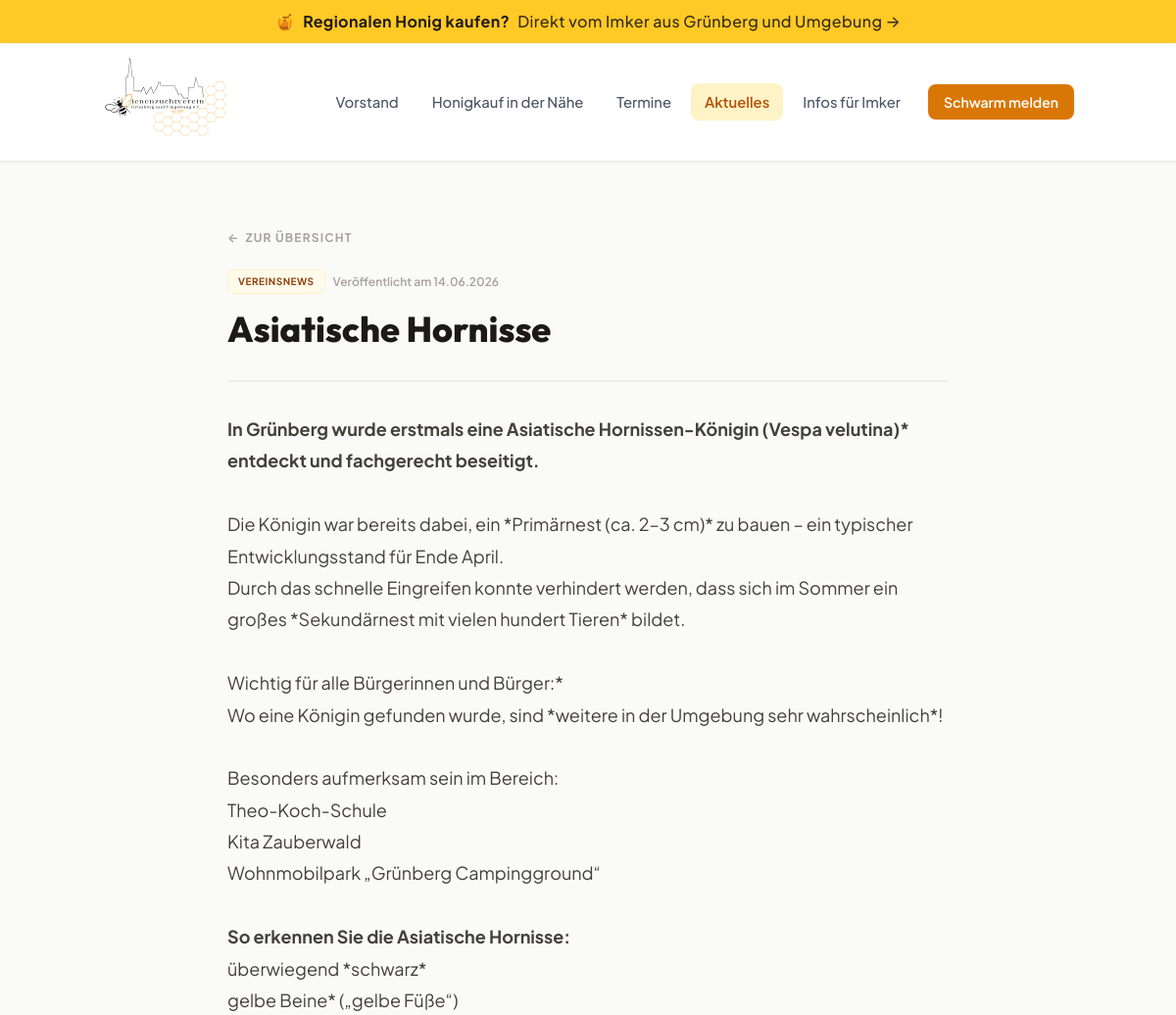
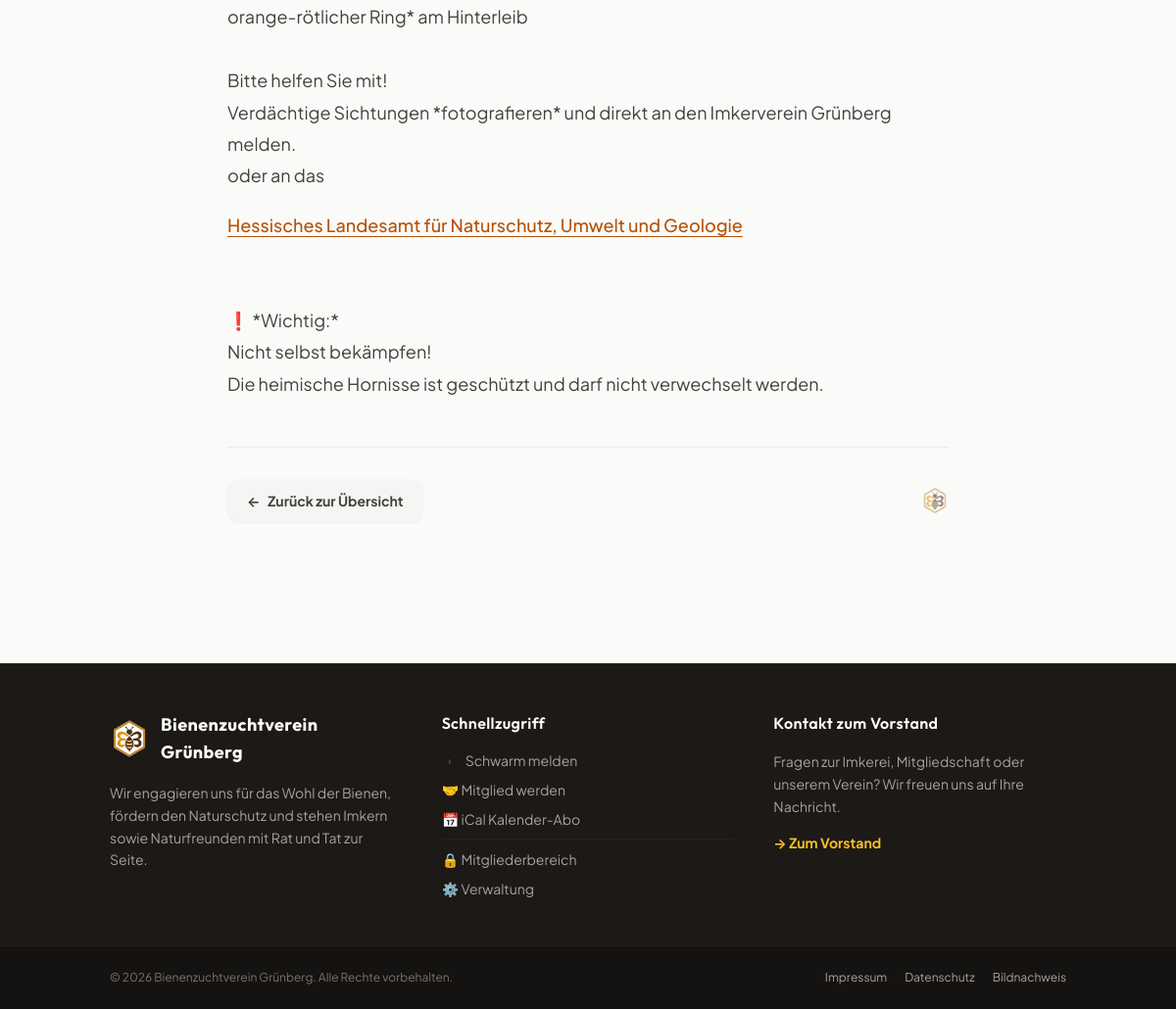
Screenshot of /aktuelles-detail.php?slug=asiatische-hornisse with the database file from the repository (2 pictures, top to bottom).
### tables this page shows
CREATE TABLE page_blocks (
    slug          VARCHAR(100) NOT NULL,
    title         VARCHAR(255) DEFAULT NULL,
    body          MEDIUMTEXT,
    updated_at    DATETIME NOT NULL DEFAULT CURRENT_TIMESTAMP ON UPDATE CURRENT_TIMESTAMP,
    updated_by    INT UNSIGNED DEFAULT NULL,
    PRIMARY KEY (slug)
);

CREATE TABLE news (
    id              INT UNSIGNED NOT NULL AUTO_INCREMENT,
    slug            VARCHAR(200) NOT NULL,
    title           VARCHAR(255) NOT NULL,
    published_at    DATE NOT NULL,
    expires_at      DATE DEFAULT NULL,          
    image_path      VARCHAR(255) DEFAULT NULL,
    body            MEDIUMTEXT NOT NULL,
    is_published    TINYINT(1) NOT NULL DEFAULT 1,
    created_at      DATETIME NOT NULL DEFAULT CURRENT_TIMESTAMP,
    updated_at      DATETIME NOT NULL DEFAULT CURRENT_TIMESTAMP ON UPDATE CURRENT_TIMESTAMP,
    PRIMARY KEY (id),
    UNIQUE KEY uk_news_slug (slug),
    KEY ix_news_published (is_published, published_at),
    KEY ix_news_expires   (is_published, expires_at)
);

### library/Database.php (called while the page is built, shortened)
<?php
final class Database
{
    private static ?PDO $pdo = null;
    public static function pdo(): PDO
    {
        if (self::$pdo !== null) {
            return self::$pdo;
        }
        if (defined('DB_SOCKET') && DB_SOCKET) {
            $dsn = sprintf('mysql:unix_socket=%s;dbname=%s;charset=utf8mb4', DB_SOCKET, DB_NAME);
        } else {
            $dsn = sprintf('mysql:host=%s;port=%d;dbname=%s;charset=utf8mb4',
                DB_HOST, DB_PORT, DB_NAME);
        }
        self::$pdo = new PDO($dsn, DB_USER, DB_PASS, [
            PDO::ATTR_ERRMODE            => PDO::ERRMODE_EXCEPTION,
            PDO::ATTR_DEFAULT_FETCH_MODE => PDO::FETCH_ASSOC,
            PDO::ATTR_EMULATE_PREPARES   => false,
            (defined('Pdo\Mysql::ATTR_INIT_COMMAND') ? \Pdo\Mysql::ATTR_INIT_COMMAND : PDO::MYSQL_ATTR_INIT_COMMAND)
                => 'SET NAMES utf8mb4 COLLATE utf8mb4_unicode_ci',
        ]);
        return self::$pdo;
    }
}

### public/aktuelles-detail.php (the view, shortened to what this page needs)
<?php
$slug = $_GET['slug'] ?? '';
$stmt = Database::pdo()->prepare(
    "SELECT * FROM news
      WHERE slug = ?
        AND is_published = 1
        AND (expires_at IS NULL OR expires_at >= CURDATE())
      LIMIT 1"
);
$stmt->execute([$slug]);
$post = $stmt->fetch();
Templates::header($post['title'], '/aktuelles.php');
?>
<article class="max-w-3xl mx-auto px-4 py-12 md:py-16" data-edit-resource="news" data-edit-id="<?= (int)$post['id'] ?>">
  <a href="/aktuelles.php"
     class="inline-flex items-center gap-1.5 text-xs font-bold text-stone-400 hover:text-honey-700 transition-colors uppercase tracking-widest mb-6">
    <span>←</span> Zur Übersicht
  </a>
  <div class="flex items-center gap-2">
    <span class="bg-honey-50 border border-honey-100 text-honey-800 px-2.5 py-1 rounded-md text-[10px] font-bold uppercase tracking-wider">
      Vereinsnews
    </span>
    <span class="text-xs text-stone-400 font-semibold">
      Veröffentlicht am <?= h(format_date_de($post['published_at'])) ?>
    </span>
  </div>
  <h1 class="text-3xl md:text-4xl font-display font-extrabold text-stone-900 mt-4 leading-tight">
    <?= h($post['title']) ?>
  </h1>
  <div class="mt-8 rounded-2xl overflow-hidden shadow-md bg-stone-100 border border-stone-200/50">
  </div>
  <div class="prose-bzv mt-8">
    <?= clean_html($post['body']) ?>
  </div>
  <div class="mt-12 pt-8 border-t border-stone-200/60 flex justify-between items-center">
    <a href="/aktuelles.php"
       class="inline-flex items-center gap-2 bg-stone-100 hover:bg-stone-200 text-stone-700 font-bold px-5 py-3 rounded-xl shadow-sm text-sm transition-all active:scale-98">
      <span>←</span> Zurück zur Übersicht
    </a>
    <img src="/assets/favicon.png" alt="" class="w-7 h-7 object-contain opacity-60" width="256" height="256">
  </div>
</article>
<?php Templates::footer(); ?>

### library/Templates.php (shortened to what this page needs)
<?php
final class Templates
{
    public static function header(string $pageTitle = '', string $currentPath = '/'): void
    {
        ?>
<!DOCTYPE html>
<html lang="de" class="scroll-smooth">
<head>
    <script src="https://cdn.tailwindcss.com"></script>
</head>
<body class="min-h-screen bg-stone-50 text-stone-900 font-sans flex flex-col antialiased">
<a href="/imker.php" class="relative block bg-gradient-to-r from-amber-400 via-honey-400 to-amber-400 text-stone-900 text-center py-2.5 px-4 font-bold tracking-wide shadow-sm hover:brightness-105 transition duration-150 z-50">
  <div class="max-w-5xl mx-auto flex items-center justify-center gap-2 text-sm sm:text-base">
    <span class="text-base">🍯</span>
    <span data-edit-resource="page_blocks" data-edit-id="banner.honig.text">
      <?= h(block('banner.honig.text', 'Regionalen Honig kaufen?')) ?>
    </span>
    <span class="hidden sm:inline font-medium text-stone-900/90" data-edit-resource="page_blocks" data-edit-id="banner.honig.suffix">
      <?= h(block('banner.honig.suffix', 'Direkt vom Imker aus Grünberg und Umgebung →')) ?>
    </span>
  </div>
</a>
<header class="sticky top-0 bg-white/90 backdrop-blur-md border-b border-stone-200/80 shadow-sm z-40 transition-all duration-300">
  <div class="max-w-5xl mx-auto px-4 py-3 flex items-center justify-between">
    <a href="/" class="flex items-center group" aria-label="Zur Startseite">
      <img src="/assets/logo.svg" alt="<?= h(SITE_NAME) ?>"
           class="h-20 md:h-24 w-auto group-hover:scale-[1.02] transition-transform duration-200"
           width="1836" height="1336">
    </a>
    <nav class="hidden md:flex items-center gap-1.5">
      <a href="/vorstand.php"<?= nav_active('/vorstand.php', $currentPath) ?>>Vorstand</a>
      <a href="/imker.php"<?= nav_active('/imker.php', $currentPath) ?>>Honigkauf in der Nähe</a>
      <a href="/termine.php"<?= nav_active('/termine.php', $currentPath) ?>>Termine</a>
      <a href="/aktuelles.php"<?= nav_active('/aktuelles.php', $currentPath) ?>>Aktuelles</a>
      <a href="/infos.php"<?= nav_active('/infos.php', $currentPath) ?>>Infos für Imker</a>
      <a href="/schwarm.php" class="ml-2 bg-amber-600 hover:bg-amber-700 text-white font-semibold px-4 py-2 rounded-lg text-sm transition-all shadow-sm hover:shadow shadow-amber-600/10">Schwarm melden</a>
    </nav>
  </div>
</header>
<main class="flex-1">
<?php
    }
    public static function footer(): void
    {
        ?>
</main>
<footer class="mt-20 bg-stone-900 border-t border-stone-800 text-stone-400 text-sm">
  <div class="max-w-5xl mx-auto px-6 py-12 grid sm:grid-cols-3 gap-10">
    <div class="space-y-4">
      <div class="flex items-center gap-3">
        <img src="/assets/favicon.png" alt="" class="w-10 h-10 object-contain shrink-0" width="256" height="256">
        <span class="font-display font-bold text-white text-lg tracking-wide"><?= h(SITE_NAME) ?></span>
      </div>
      <p class="text-stone-400 leading-relaxed max-w-xs">
        Wir engagieren uns für das Wohl der Bienen, fördern den Naturschutz und stehen Imkern sowie Naturfreunden mit Rat und Tat zur Seite.
      </p>
    </div>
    <div>
      <div class="font-display font-semibold text-white text-base tracking-wide mb-4" data-edit-resource="page_blocks" data-edit-id="footer.quicklinks.title">
        <?= h(block('footer.quicklinks.title', 'Schnellzugriff')) ?>
      </div>
      <ul class="space-y-2.5">
        <li><a href="/schwarm.php" class="hover:text-amber-400 transition-colors flex items-center gap-2"><img src="/assets/bee.svg" alt="" class="w-4 h-4">Schwarm melden</a></li>
        <li><a href="/mitglied-werden.php" class="hover:text-amber-400 transition-colors flex items-center gap-2">🤝 Mitglied werden</a></li>
        <li><a href="<?= h(webcal_url('/termine.ics')) ?>" class="hover:text-amber-400 transition-colors flex items-center gap-2">📅 iCal Kalender-Abo</a></li>
        <li><a href="/mitglieder/" class="hover:text-amber-400 transition-colors flex items-center gap-2 border-t border-stone-800/80 pt-2.5 mt-2">🔒 Mitgliederbereich</a></li>
        <li><a href="/admin/login.php" class="hover:text-amber-400 transition-colors flex items-center gap-2">⚙️ Verwaltung</a></li>
      </ul>
    </div>
    <div class="space-y-4">
      <div class="font-display font-semibold text-white text-base tracking-wide" data-edit-resource="page_blocks" data-edit-id="footer.kontakt.title">
        <?= h(block('footer.kontakt.title', 'Kontakt zum Vorstand')) ?>
      </div>
      <p class="text-stone-400 leading-relaxed" data-edit-resource="page_blocks" data-edit-id="footer.kontakt.body">
        <?= h(block('footer.kontakt.body', 'Fragen zur Imkerei, Mitgliedschaft oder unserem Verein? Wir freuen uns auf Ihre Nachricht.')) ?>
      </p>
      <a href="/vorstand.php" class="inline-flex items-center gap-2 text-amber-400 hover:text-amber-300 font-bold transition-colors">
        → Zum Vorstand
      </a>
    </div>
  </div>
  <div class="border-t border-stone-800/60 bg-stone-950/40">
    <div class="max-w-5xl mx-auto px-6 py-6 flex flex-col sm:flex-row items-center justify-between gap-4 text-xs">
      <span class="text-stone-500">© <?= date('Y') ?> <?= h(SITE_NAME) ?>. Alle Rechte vorbehalten.</span>
      <span class="space-x-4">
        <a href="/impressum.php" class="hover:text-white transition-colors">Impressum</a>
        <a href="/datenschutz.php" class="hover:text-white transition-colors">Datenschutz</a>
        <a href="/bildnachweis.php" class="hover:text-white transition-colors">Bildnachweis</a>
      </span>
    </div>
  </div>
</footer>
</body>
</html>
<?php
    }
}

### library/Templates.php (style rules this page uses)
body { text-rendering: optimizeLegibility; -webkit-font-smoothing: antialiased; }
header nav a { color: #4b5563; padding: 0.5rem 0.875rem; border-radius: 0.5rem; transition: all 0.2s cubic-bezier(0.4, 0, 0.2, 1); font-weight: 500; font-size: 0.925rem; display: inline-flex; align-items: center; gap: 0.25rem; }
header nav a[aria-current="page"] { color: #b45309; background-color: #fef3c7; font-weight: 600; }
.prose-bzv { font-size: 1.0625rem; line-height: 1.8; color: #44403c; }
@media (min-width: 768px) { .prose-bzv { font-size: 1.125rem; } }
.prose-bzv p, .prose-bzv > div { margin: 0 0 1em; line-height: 1.8; color: #44403c; }

### rows the page displays
page_blocks: body "Regionalen Honig kaufen?"
page_blocks: body "Direkt vom Imker aus Grünberg und Umgebung →"
news: published_at "14.06.2026", title "Asiatische Hornisse", body "In Grünberg wurde erstmals eine Asiatische Hornissen-Königin (Vespa velutina)* entdeckt und fachgerecht beseitigt. Die Königin war bereits dabei, ein *Primärnest (ca. 2–3 cm)* zu bauen – ein typischer Entwicklungsstand für Ende April. Durch das schnelle Eingreifen konnte verhindert werden, dass sich im Sommer ein großes *Sekundärnest mit vielen hundert Tieren* bildet. Wichtig für alle Bürgerinnen und Bürger:* Wo eine Königin gefunden wurde, sind *weitere in der Umgebung sehr wahrscheinlich*! Besonders aufmerksam sein im Bereich: Theo-Koch-Schule Kita Zauberwald Wohnmobilpark „Grünberg Campingground“ So erkennen Sie die Asiatische Hornisse: überwiegend *schwarz* gelbe Beine* („gelbe Füße“)…"
page_blocks: body "Schnellzugriff"
page_blocks: body "Kontakt zum Vorstand"
page_blocks: body "Fragen zur Imkerei, Mitgliedschaft oder unserem Verein? Wir freuen uns auf Ihre Nachricht."

### other values shown
SITE_NAME "Bienenzuchtverein Grünberg"
